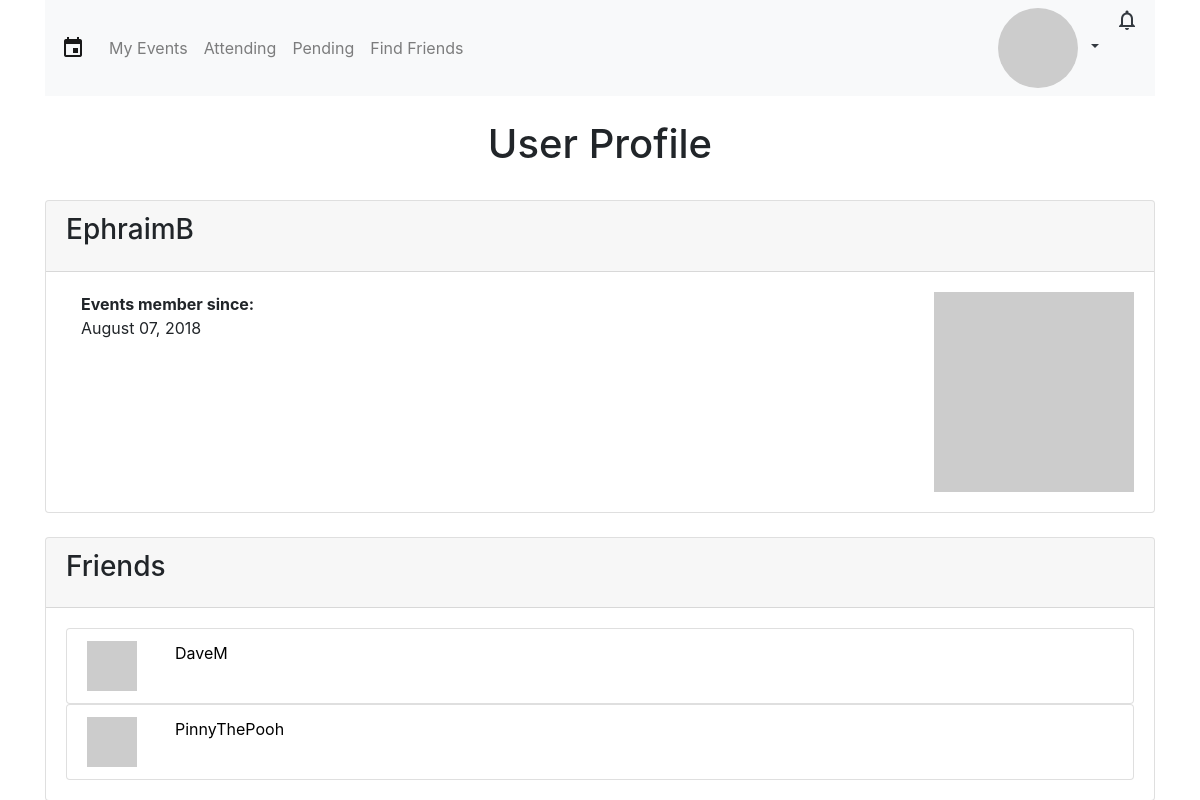
Page /profile.php?user_id=1 on the committed database.
### tables this page shows
CREATE TABLE `users` (
  `user_id` int(11) NOT NULL,
  `username` varchar(50) NOT NULL,
  `password` varchar(255) NOT NULL,
  `email` varchar(50) NOT NULL,
  `birthday` datetime DEFAULT NULL,
  `address` varchar(255) DEFAULT NULL,
  `createdAt` datetime NOT NULL,
  `lastLogin` datetime DEFAULT NULL,
  `darkTheme` tinyint(1) NOT NULL
);

CREATE TABLE `friends` (
  `id` int(11) NOT NULL,
  `friend_id` int(11) NOT NULL,
  `user_id` int(11) NOT NULL,
  `status_id` int(11) NOT NULL
);

### profile.php (the view, shortened to what this page needs)
<?php
global $link;
$session_username = $_SESSION['username'];
$profileUserId = $_GET['user_id'];
$emailQuery = "SELECT email FROM users WHERE username='$session_username'";
$emailResult = mysqli_query($link, $emailQuery);
$email = mysqli_fetch_array($emailResult)[0];
$email_hash = md5(strtolower(trim($email)));
$profileEmailQuery = "SELECT email FROM users WHERE user_id='$profileUserId'";
$profileEmailResult = mysqli_query($link, $profileEmailQuery);
$profileEmail = mysqli_fetch_array($profileEmailResult)[0];
$profileEmail_hash = md5(strtolower(trim($profileEmail)));
$session_user_id = $_SESSION['user_id'];
$notificationsCount_query = "SELECT COUNT(*) FROM notifications WHERE user_id='$session_user_id' AND cleared=0";
$notificationsCount_result = mysqli_query($link, $notificationsCount_query);
$notifications = mysqli_fetch_array($notificationsCount_result)[0];
$darkTheme_query = "SELECT darkTheme FROM users WHERE user_id='$session_user_id'";
$darkTheme_result = mysqli_query($link, $darkTheme_query);
$darkTheme = mysqli_fetch_array($darkTheme_result)[0];
$userProfile_query = "SELECT * FROM users WHERE user_id='$profileUserId'";
$userProfile_result = mysqli_query($link, $userProfile_query);
$friends_query = "SELECT * FROM friends LEFT OUTER JOIN users ON friends.friend_id=users.user_id WHERE friends.user_id='$profileUserId' OR friends.friend_id='$profileUserId'";
$friends_result = mysqli_query($link, $friends_query);
$friendsOtherWay_query = "SELECT * FROM friends LEFT OUTER JOIN users ON friends.user_id=users.user_id WHERE friends.friend_id='$profileUserId'";
$friendsOtherWay_result = mysqli_query($link, $friendsOtherWay_query);
?>
<!DOCTYPE html>
<html>
  <head>
    <link rel="stylesheet" href="https://stackpath.bootstrapcdn.com/bootstrap/4.1.1/css/bootstrap.min.css">
    <link rel="stylesheet" href="css/style.css">
  </head>
	<?php
	if($darkTheme == 0){
	?>
  <body>
	<?php
	}
	else if($darkTheme == 1){
	?>
	<body style="background-color: black; color: white">
	<?php
	}
	?>
    <div class="container">
			<?php
			if($darkTheme == 0){
			?>
      	<nav class="navbar navbar-expand-lg navbar-light bg-light">
			<?php
			}
			else if($darkTheme == 1){
			?>
				<nav class="navbar navbar-expand-lg navbar-dark bg-dark">
			<?php
			}
			?>
        <span class="navbar-brand mb-0 h1 material-icons" style="font-size: 1.5rem;">event</span>
        <div class="collapse navbar-collapse" id="navbarSupportedContent">
          <ul class="navbar-nav mr-auto">
            <li class="nav-item">
              <a class="nav-link" href="index.php">My Events</a>
            </li>
						<li class="nav-item">
							<a class="nav-link" href="attending.php">Attending</a>
						</li>
						<li class="nav-item">
							<a class="nav-link" href="pending.php">Pending</a>
						</li>
            <li class="nav-item">
							<a class="nav-link" href="findFriends.php">Find Friends</a>
						</li>
          </ul>
          <ul class="navbar-nav mr-right">
            <div class="dropdown">
							<?php
							if($darkTheme == 0){
							?>
              	<a class="nav-item dropdown dropdown-toggle text-dark" href="#" role="button" id="dropdownMenuLink" data-toggle="dropdown" aria-haspopup="true" aria-expanded="false">
							<?php
							}
							else if($darkTheme == 1){
							?>
								<a class="nav-item dropdown dropdown-toggle text-white" href="#" role="button" id="dropdownMenuLink" data-toggle="dropdown" aria-haspopup="true" aria-expanded="false">
							<?php
							}
							if(!isset($_SESSION['facebookPicture'])){
							?>
								<img class="align-middle circle-img" src="https://www.gravatar.com/avatar/<?php echo $email_hash ?>?d=mp&s=30">&nbsp;<?php echo $_SESSION['username']; ?>
								<?php
								}
								?>
							</a>
            </div>
						<div class="dropdown">
							<?php
							if($notifications == 0){
								if($darkTheme == 0){
							?>
									<a class="nav-item dropdown text-dark material-icons" style="font-size: 1.5rem;" href="#" role="button" id="notificationsMenuLink" data-toggle="dropdown" aria-haspopup="true" aria-expanded="false">notifications_none</a>
								<?php
								}
								else if($darkTheme == 1){
								?>
									<a class="nav-item dropdown text-white material-icons" style="font-size: 1.5rem;" href="#" role="button" id="notificationsMenuLink" data-toggle="dropdown" aria-haspopup="true" aria-expanded="false">notifications_none</a>
								<?php
								}
								?>
							<?php
							}
							?>
						</div>
          </ul>
        </div>
      </nav>
      <br>
      <header>
        <h1 class="text-center">User Profile</h1>
      </header>
      <br>
      <main>
        <?php
        if($darkTheme == 0){
        ?>
        <div class="card">
        <?php
        }
        else if($darkTheme == 1){
        ?>
        <div class="card bg-dark">
        <?php
        }
        while($info = mysqli_fetch_array($userProfile_result)){
          $username = $info['username'];
          $memberSince = $info['createdAt'];
          $memberSinceFormatted = date('F d, Y', strtotime($memberSince));
        ?>
          <div class="card-header">
            <div class="row">
              <h3 class="card-title col-9"><?php echo $username ?></h3>
            </div>
          </div>
          <div class="card-body">
            <img class="align-middle float-right d-none d-lg-block" width="200" height="200" src="https://www.gravatar.com/avatar/<?php echo $profileEmail_hash ?>?d=mp&s=500">
            <div class="row">
              <div class="col-12 col-lg-4">
                <p class="card-text font-weight-bold m-0">Events member since:</p>
                <p class="card-text"><?php echo $memberSinceFormatted ?></p>
              </div>
            </div>
            <?php
            }
            ?>
          </div>
        </div>
      <br>
      <?php
      if($darkTheme == 0){
      ?>
      <div class="card">
      <?php
      }
      else if($darkTheme == 1){
      ?>
      <div class="card bg-dark">
      <?php
      }
      ?>
        <div class="card-header">
          <h3 class="card-title">Friends</h3>
        </div>
        <div class="card-body">
          <div class="list-group">
            <?php
            while($friend = mysqli_fetch_array($friends_result)){
              $friend_user_id = $friend['friend_id'];
              $friend_username = $friend['username'];
              $friend_email = $friend['email'];
              $friend_email_hash = md5(strtolower(trim($friend_email)));
              if($friend_user_id == $profileUserId){
                while($friendOtherWay = mysqli_fetch_array($friendsOtherWay_result)){
                  $friendOtherWay_user_id = $friendOtherWay['user_id'];
                  $friendOtherWay_username = $friendOtherWay['username'];
                  $friendOtherWay_email = $friendOtherWay['email'];
                  $friendOtherWay_email_hash = md5(strtolower(trim($friendOtherWay_email)));
                  if($darkTheme == 0){
                  ?>
                    <a href="profile.php?user_id=<?php echo $friendOtherWay_user_id ?>" style="color: black; text-decoration: none;">
                    <li class="list-group-item">
                  <?php
                  }
                else if($darkTheme == 1){
                ?>
                  <a href="profile.php?user_id=<?php echo $friendOtherWay_user_id ?>" style="color: white; text-decoration: none;">
                  <li class="list-group-item bg-dark">
                <?php
                }
                ?>
                <div class="row">
                  <img class="align-middle col-auto" src="https://www.gravatar.com/avatar/<?php echo $friendOtherWay_email_hash ?>?d=mp&s=150" width="50" height="50">
                  &ensp;<p class="col"><?php echo $friendOtherWay_username ?></p>
                </div>
                </li>
                </a>
                <?php
                }
              }
              else{
              if($darkTheme == 0){
              ?>
                <a href="profile.php?user_id=<?php echo $friend_user_id ?>" style="color: black; text-decoration: none;">
                <li class="list-group-item">
              <?php
              }
            ?>
            <div class="row">
              <img class="align-middle col-auto" src="https://www.gravatar.com/avatar/<?php echo $friend_email_hash ?>?d=mp&s=150" width="50" height="50">
              &ensp;<p class="col"><?php echo $friend_username ?></p>
            </div>
            </li>
            <?php
            }
            }
            ?>
          </div>
        </div>
      </div>
      </main>
    </div>
  </body>
</html>

### css/style.css (style rules this page uses)
.circle-img { border-radius: 50%; }
@media (min-width: 768px) { html { font-size: 1.5rem; } }
@media (min-width: 1024px) { html { font-size: 1rem; } }

### rows in the picture
users: username "EphraimB", createdAt "August 07, 2018"
friends: users.username "DaveM"
friends: users.username "PinnyThePooh"
